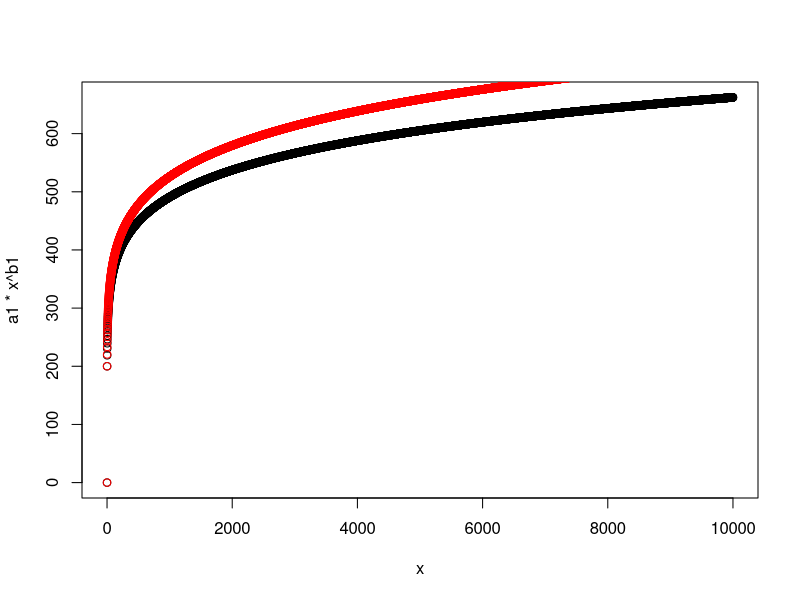
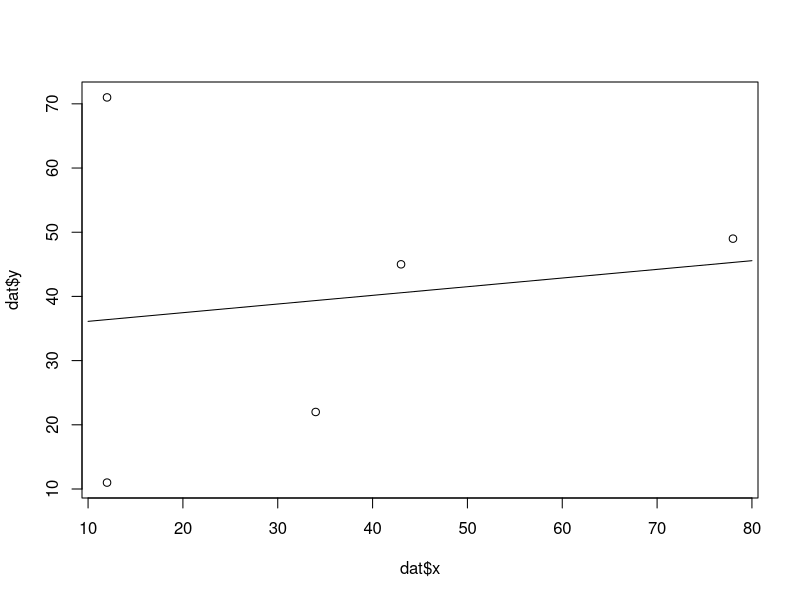

Source code (R) for these figures, in order:
library(optimx)
ans <- optimx(fn = function(x) sum(x*x),par = 1:2)
ans
coef(ans)

#Lets give an example of the two efficiency Curves
x <- seq(0,10000,step = 10)
a1 = 200
b1 = 0.13
a2 = 200
b2 = 0.14
plot(x,a1*x^b1)
points(x,a2*x^b2,col = "red")

igmb_fun <- function(a,b,x){a * x^b}

igmb_fun(a1,b1,2000)

objective_function <- function(){b1 * igmb_fun(a1,b1,x)}


dat = data.frame(x = c(12,43,34,12,78), y  = c(11,45,22,71,49))

min.RSS <- function(data, par) {
  with(data, sum((par[1] + par[2] * x - y)^2))
}

a=optim(par = c(0, 1), min.RSS, data = dat,control = list(trace =1))

plot(dat$x,dat$y)
points(10:80,a$par[2]*10:80+a$par[1],type = 'l')


params = data.frame(breakdown = c("MF","Mob","Ret"),
           alpha = c(233,23456,178),
           beta = c(0.23,0.9,0.5))

igmb <- function(reg_params,quarter_spend,opt_breakdown){
  sum(params$alpha * quarter_spend/pars ^params$beta)
  
}

library(nloptr)



igmb  = sum(params$alpha * c(9000,2332,324) ^params$beta)


eval_f <- function(x,params){
  return(list("objective" = sum(params$alpha * x ^params$beta),
              "gradient" = sum(params$alpha * params$beta *x^(params$beta -1 )))
  )
}

x = c(100,100,100)
